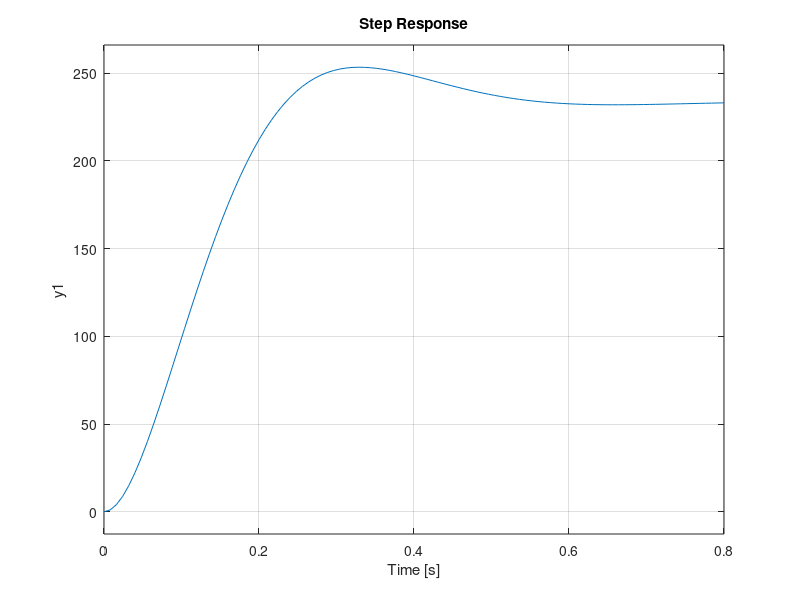
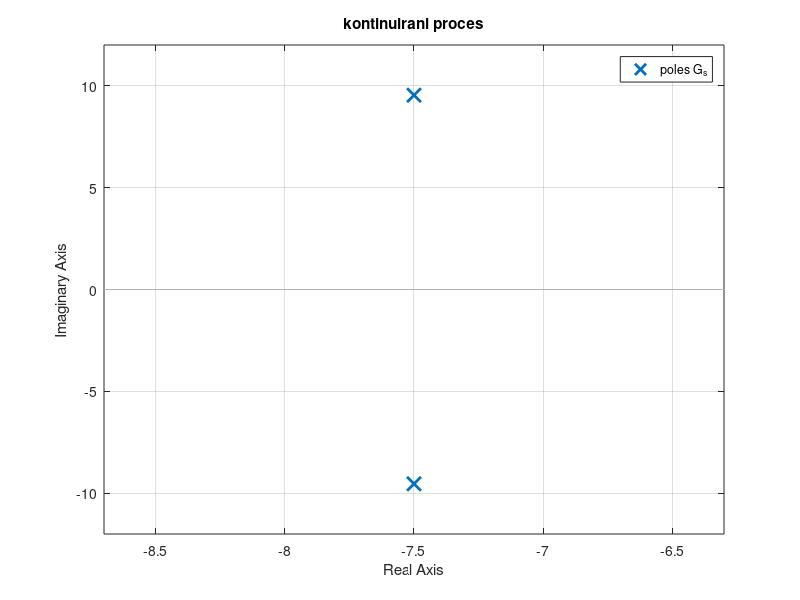

Source code (MATLAB) for these figures, in order:
close all

l=0.1;
g=9.81;
m=0.5;
b=10;
RuS=180/pi;
G_s=tf([3/m/l^2*RuS],[1 3/4*b/m 3/2*g/l])
figure, step(G_s)
figure, pzmap(G_s), title('kontinuirani proces')

%radna tocka
Mu0=0;
phi0=asin(Mu0*2/m/l/g);
disp(phi0*RuS)

%izracun Mu za 60 stupnjeva 10, 20, 40, 90, koji je najveci?
phi_ss=pi/3;
Mu=sin(phi_ss)*m*g*l/2

%trenutak djelovanja stepa
t0=5;

%druga radna tocka
% phi0=55/RuS; %45, 55
% Mu0=sin(phi0)*m*g*l/2


%odziv na impuls:
% Mu=0.5; %1.05;
